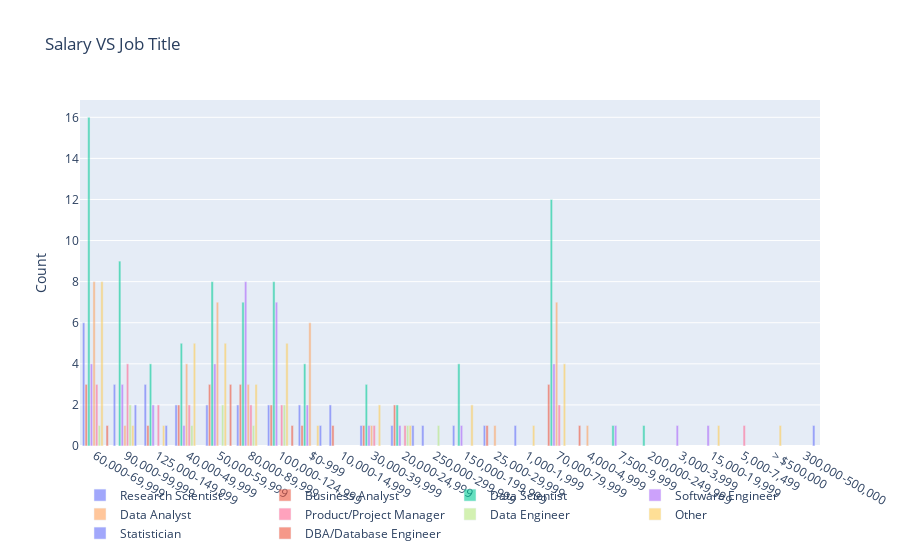

Notebook code cell kept with this figure:
### Markdown cell above
## Salary Vs Job Title

### Code cell
bi_variant_chart("Salary","Job Title","Salary VS Job Title","Count")

### Figure 1 — Plotly figure (JSON) as saved in the notebook; plotly's stock layout.template omitted (floating-point values rounded to 4 significant figures)
{"data": [{"name": "Research Scientist", "opacity": 0.6, "type": "bar", "x": ["60,000-69,999", "90,000-99,999", "125,000-149,999", "40,000-49,999", "50,000-59,999", "80,000-89,999", "100,000-124,999", "$0-999", "10,000-14,999", "30,000-39,999", "20,000-24,999", "250,000-299,999", "150,000-199,999", "25,000-29,999", "1,000-1,999"], "y": [6, 3, 3, 2, 2, 2, 2, 2, 2, 1, 1, 1, 1, 1, 1]}, {"name": "Business Analyst", "opacity": 0.6, "type": "bar", "x": ["50,000-59,999", "80,000-89,999", "60,000-69,999", "70,000-79,999", "40,000-49,999", "20,000-24,999", "100,000-124,999", "10,000-14,999", "25,000-29,999", "125,000-149,999", "$0-999", "30,000-39,999", "4,000-4,999"], "y": [3, 3, 3, 3, 2, 2, 2, 1, 1, 1, 1, 1, 1]}, {"name": "Data Scientist", "opacity": 0.6, "type": "bar", "x": ["60,000-69,999", "70,000-79,999", "90,000-99,999", "50,000-59,999", "100,000-124,999", "80,000-89,999", "40,000-49,999", "150,000-199,999", "125,000-149,999", "$0-999", "30,000-39,999", "20,000-24,999", "7,500-9,999", "200,000-249,999"], "y": [16, 12, 9, 8, 8, 7, 5, 4, 4, 4, 3, 2, 1, 1]}, {"name": "Software Engineer", "opacity": 0.6, "type": "bar", "x": ["80,000-89,999", "100,000-124,999", "50,000-59,999", "60,000-69,999", "70,000-79,999", "90,000-99,999", "125,000-149,999", "$0-999", "20,000-24,999", "3,000-3,999", "150,000-199,999", "7,500-9,999", "30,000-39,999", "15,000-19,999", "40,000-49,999"], "y": [8, 7, 4, 4, 4, 3, 2, 2, 1, 1, 1, 1, 1, 1, 1]}, {"name": "Data Analyst", "opacity": 0.6, "type": "bar", "x": ["60,000-69,999", "70,000-79,999", "50,000-59,999", "$0-999", "40,000-49,999", "80,000-89,999", "25,000-29,999", "30,000-39,999", "4,000-4,999", "90,000-99,999"], "y": [8, 7, 7, 6, 4, 3, 1, 1, 1, 1]}, {"name": "Student", "opacity": 0.6, "type": "bar", "x": [], "y": []}, {"name": "Product/Project Manager", "opacity": 0.6, "type": "bar", "x": ["90,000-99,999", "60,000-69,999", "40,000-49,999", "125,000-149,999", "70,000-79,999", "80,000-89,999", "100,000-124,999", "5,000-7,499", "20,000-24,999", "30,000-39,999"], "y": [4, 3, 2, 2, 2, 2, 2, 1, 1, 1]}, {"name": "Data Engineer", "opacity": 0.6, "type": "bar", "x": ["100,000-124,999", "50,000-59,999", "90,000-99,999", "40,000-49,999", "20,000-24,999", "250,000-299,999", "80,000-89,999", "60,000-69,999"], "y": [2, 2, 2, 1, 1, 1, 1, 1]}, {"name": "Not employed", "opacity": 0.6, "type": "bar", "x": [], "y": []}, {"name": "Other", "opacity": 0.6, "type": "bar", "x": ["60,000-69,999", "40,000-49,999", "50,000-59,999", "100,000-124,999", "70,000-79,999", "80,000-89,999", "150,000-199,999", "30,000-39,999", "20,000-24,999", "> $500,000", "90,000-99,999", "15,000-19,999", "$0-999", "1,000-1,999", "125,000-149,999"], "y": [8, 5, 5, 5, 4, 3, 2, 2, 1, 1, 1, 1, 1, 1, 1]}, {"name": "Statistician", "opacity": 0.6, "type": "bar", "x": ["90,000-99,999", "125,000-149,999", "300,000-500,000", "20,000-24,999", "$0-999"], "y": [2, 1, 1, 1, 1]}, {"name": "DBA/Database Engineer", "opacity": 0.6, "type": "bar", "x": ["50,000-59,999", "60,000-69,999", "100,000-124,999"], "y": [3, 1, 1]}, {"name": "nan", "opacity": 0.6, "type": "bar", "x": [], "y": []}], "layout": {"bargap": 0.15, "bargroupgap": 0.1, "legend": {"bgcolor": "rgba(255, 255, 255, 0)", "bordercolor": "rgba(255, 255, 255, 0)", "orientation": "h"}, "title": {"text": "Salary VS Job Title"}, "yaxis": {"title": {"text": "Count"}}}}
